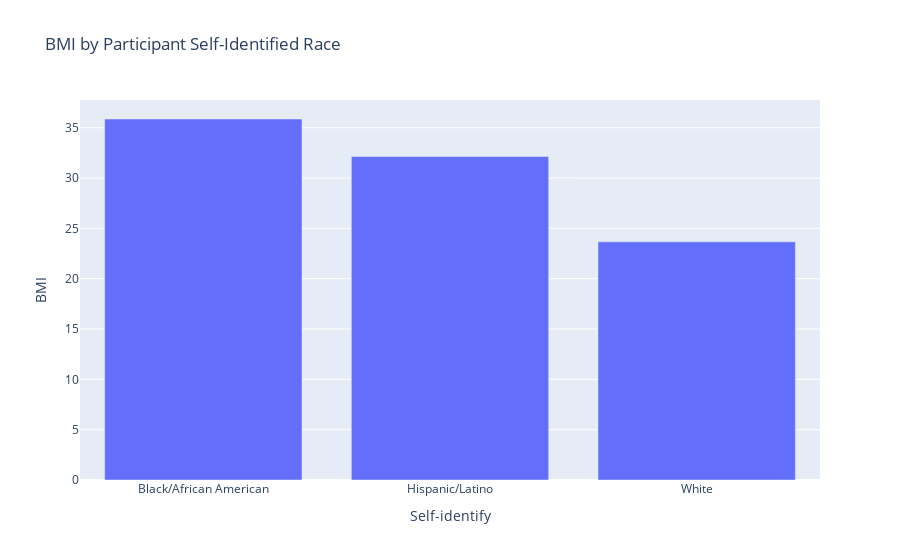

Notebook source saved alongside this figure:
### Code cell
fig1 = px.bar(bio_race, x = 'Self-identify ', y = 'BMI', title = "BMI by Participant Self-Identified Race", height = 600)
fig1.show()

### Figure 1 — Plotly figure (JSON) as saved in the notebook; plotly's stock layout.template omitted (floating-point values rounded to 4 significant figures)
{"data": [{"alignmentgroup": "True", "hovertemplate": "Self-identify =%{x}<br>BMI=%{y}<extra></extra>", "legendgroup": "", "marker": {"color": "#636efa", "pattern": {"shape": ""}}, "name": "", "offsetgroup": "", "orientation": "v", "showlegend": false, "textposition": "auto", "type": "bar", "x": ["Black/African American", "Hispanic/Latino", "White"], "xaxis": "x", "y": [35.87, 32.14, 23.66], "yaxis": "y"}], "layout": {"autosize": true, "barmode": "relative", "legend": {"tracegroupgap": 0}, "title": {"text": "BMI by Participant Self-Identified Race"}, "xaxis": {"anchor": "y", "autorange": true, "domain": [0, 1], "range": [-0.5, 2.5], "title": {"text": "Self-identify "}, "type": "category"}, "yaxis": {"anchor": "x", "autorange": true, "domain": [0, 1], "range": [0, 37.76], "title": {"text": "BMI"}, "type": "linear"}}}
